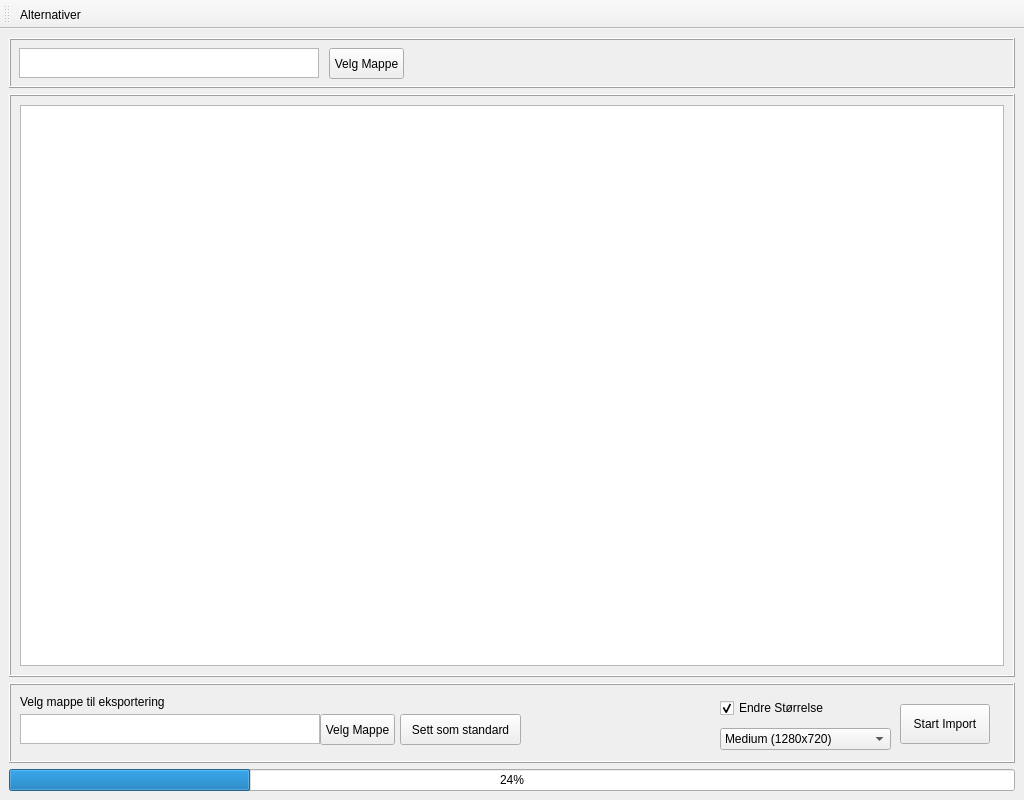
<?xml version="1.0" encoding="UTF-8"?>
<ui version="4.0">
 <author>Walmann@Github</author>
 <class>MainWindow</class>
 <widget class="QMainWindow" name="MainWindow">
  <property name="geometry">
   <rect>
    <x>0</x>
    <y>0</y>
    <width>1024</width>
    <height>800</height>
   </rect>
  </property>
  <property name="sizePolicy">
   <sizepolicy hsizetype="Fixed" vsizetype="Fixed">
    <horstretch>0</horstretch>
    <verstretch>0</verstretch>
   </sizepolicy>
  </property>
  <property name="windowTitle">
   <string>Super Simple Image Importer</string>
  </property>
  <property name="windowIcon">
   <iconset>
    <normaloff>Assets/icon.ico</normaloff>Assets/icon.ico</iconset>
  </property>
  <widget class="QWidget" name="centralwidget">
   <layout class="QVBoxLayout" name="verticalLayout_2">
    <item>
     <layout class="QVBoxLayout" name="verticalLayout">
      <item>
       <widget class="QFrame" name="SourceFrame">
        <property name="maximumSize">
         <size>
          <width>16777215</width>
          <height>50</height>
         </size>
        </property>
        <property name="frameShape">
         <enum>QFrame::Box</enum>
        </property>
        <property name="frameShadow">
         <enum>QFrame::Raised</enum>
        </property>
        <widget class="QTextEdit" name="ImportFolderField">
         <property name="geometry">
          <rect>
           <x>10</x>
           <y>10</y>
           <width>300</width>
           <height>30</height>
          </rect>
         </property>
         <property name="sizePolicy">
          <sizepolicy hsizetype="Fixed" vsizetype="Expanding">
           <horstretch>0</horstretch>
           <verstretch>0</verstretch>
          </sizepolicy>
         </property>
         <property name="minimumSize">
          <size>
           <width>300</width>
           <height>10</height>
          </size>
         </property>
         <property name="maximumSize">
          <size>
           <width>16777215</width>
           <height>30</height>
          </size>
         </property>
         <property name="verticalScrollBarPolicy">
          <enum>Qt::ScrollBarAlwaysOff</enum>
         </property>
         <property name="lineWrapMode">
          <enum>QTextEdit::NoWrap</enum>
         </property>
        </widget>
        <widget class="QPushButton" name="SelectImportfolderButton">
         <property name="geometry">
          <rect>
           <x>320</x>
           <y>10</y>
           <width>75</width>
           <height>31</height>
          </rect>
         </property>
         <property name="text">
          <string>Velg Mappe</string>
         </property>
        </widget>
        <widget class="QLabel" name="searchStatusLabel">
         <property name="geometry">
          <rect>
           <x>600</x>
           <y>10</y>
           <width>291</width>
           <height>31</height>
          </rect>
         </property>
         <property name="text">
          <string/>
         </property>
        </widget>
       </widget>
      </item>
      <item>
       <widget class="QFrame" name="PreviewFrame">
        <property name="frameShape">
         <enum>QFrame::Box</enum>
        </property>
        <property name="frameShadow">
         <enum>QFrame::Raised</enum>
        </property>
        <layout class="QGridLayout" name="gridLayout_2">
         <item row="0" column="0">
          <widget class="QListWidget" name="ImagePreviewListWidget">
           <property name="sizePolicy">
            <sizepolicy hsizetype="Expanding" vsizetype="Preferred">
             <horstretch>0</horstretch>
             <verstretch>0</verstretch>
            </sizepolicy>
           </property>
           <property name="sizeAdjustPolicy">
            <enum>QAbstractScrollArea::AdjustToContents</enum>
           </property>
           <property name="autoScrollMargin">
            <number>8</number>
           </property>
           <property name="dragDropMode">
            <enum>QAbstractItemView::DragDrop</enum>
           </property>
           <property name="defaultDropAction">
            <enum>Qt::IgnoreAction</enum>
           </property>
           <property name="selectionMode">
            <enum>QAbstractItemView::MultiSelection</enum>
           </property>
           <property name="iconSize">
            <size>
             <width>200</width>
             <height>200</height>
            </size>
           </property>
           <property name="verticalScrollMode">
            <enum>QAbstractItemView::ScrollPerPixel</enum>
           </property>
           <property name="horizontalScrollMode">
            <enum>QAbstractItemView::ScrollPerPixel</enum>
           </property>
           <property name="isWrapping" stdset="0">
            <bool>true</bool>
           </property>
           <property name="resizeMode">
            <enum>QListView::Adjust</enum>
           </property>
           <property name="spacing">
            <number>5</number>
           </property>
           <property name="viewMode">
            <enum>QListView::IconMode</enum>
           </property>
           <property name="wordWrap">
            <bool>true</bool>
           </property>
           <property name="itemAlignment">
            <set>Qt::AlignCenter</set>
           </property>
          </widget>
         </item>
        </layout>
       </widget>
      </item>
      <item>
       <widget class="QFrame" name="OutputAndProgressFrame">
        <property name="maximumSize">
         <size>
          <width>16777215</width>
          <height>80</height>
         </size>
        </property>
        <property name="frameShape">
         <enum>QFrame::Box</enum>
        </property>
        <property name="frameShadow">
         <enum>QFrame::Raised</enum>
        </property>
        <layout class="QHBoxLayout" name="horizontalLayout" stretch="0">
         <item>
          <widget class="QWidget" name="OutputSelectFrame" native="true">
           <property name="enabled">
            <bool>true</bool>
           </property>
           <widget class="QTextEdit" name="OutputFolderField">
            <property name="geometry">
             <rect>
              <x>0</x>
              <y>20</y>
              <width>300</width>
              <height>30</height>
             </rect>
            </property>
            <property name="sizePolicy">
             <sizepolicy hsizetype="Fixed" vsizetype="Expanding">
              <horstretch>0</horstretch>
              <verstretch>0</verstretch>
             </sizepolicy>
            </property>
            <property name="minimumSize">
             <size>
              <width>300</width>
              <height>10</height>
             </size>
            </property>
            <property name="maximumSize">
             <size>
              <width>16777215</width>
              <height>30</height>
             </size>
            </property>
            <property name="verticalScrollBarPolicy">
             <enum>Qt::ScrollBarAlwaysOff</enum>
            </property>
            <property name="lineWrapMode">
             <enum>QTextEdit::NoWrap</enum>
            </property>
           </widget>
           <widget class="QLabel" name="label">
            <property name="geometry">
             <rect>
              <x>0</x>
              <y>0</y>
              <width>144</width>
              <height>16</height>
             </rect>
            </property>
            <property name="text">
             <string>Velg mappe til eksportering</string>
            </property>
           </widget>
           <widget class="QPushButton" name="SelectExportFolderButton">
            <property name="geometry">
             <rect>
              <x>300</x>
              <y>20</y>
              <width>75</width>
              <height>31</height>
             </rect>
            </property>
            <property name="text">
             <string>Velg Mappe</string>
            </property>
           </widget>
           <widget class="QPushButton" name="StartImportButton">
            <property name="geometry">
             <rect>
              <x>880</x>
              <y>10</y>
              <width>90</width>
              <height>40</height>
             </rect>
            </property>
            <property name="sizePolicy">
             <sizepolicy hsizetype="Fixed" vsizetype="Fixed">
              <horstretch>0</horstretch>
              <verstretch>0</verstretch>
             </sizepolicy>
            </property>
            <property name="minimumSize">
             <size>
              <width>0</width>
              <height>0</height>
             </size>
            </property>
            <property name="text">
             <string>Start Import</string>
            </property>
           </widget>
           <widget class="QWidget" name="widget" native="true">
            <property name="geometry">
             <rect>
              <x>700</x>
              <y>0</y>
              <width>171</width>
              <height>61</height>
             </rect>
            </property>
            <layout class="QVBoxLayout" name="verticalLayout_3">
             <property name="topMargin">
              <number>0</number>
             </property>
             <property name="bottomMargin">
              <number>0</number>
             </property>
             <item>
              <widget class="QCheckBox" name="checkBoxResize">
               <property name="text">
                <string>Endre Størrelse</string>
               </property>
               <property name="checked">
                <bool>true</bool>
               </property>
              </widget>
             </item>
             <item>
              <widget class="QComboBox" name="SelectNewSize">
               <property name="currentText">
                <string>Medium (1280x720)</string>
               </property>
               <property name="currentIndex">
                <number>1</number>
               </property>
               <item>
                <property name="text">
                 <string>Lav (800x450)</string>
                </property>
               </item>
               <item>
                <property name="text">
                 <string>Medium (1280x720)</string>
                </property>
               </item>
               <item>
                <property name="text">
                 <string>Høy (1920x1080)</string>
                </property>
               </item>
              </widget>
             </item>
            </layout>
           </widget>
           <widget class="QPushButton" name="Button_SetDefaultExportPath">
            <property name="geometry">
             <rect>
              <x>380</x>
              <y>20</y>
              <width>121</width>
              <height>31</height>
             </rect>
            </property>
            <property name="text">
             <string>Sett som standard</string>
            </property>
           </widget>
          </widget>
         </item>
        </layout>
       </widget>
      </item>
      <item>
       <widget class="QProgressBar" name="ExportProgressBar">
        <property name="value">
         <number>24</number>
        </property>
        <property name="alignment">
         <set>Qt::AlignCenter</set>
        </property>
       </widget>
      </item>
     </layout>
    </item>
   </layout>
  </widget>
  <widget class="QToolBar" name="toolBar">
   <property name="windowTitle">
    <string>toolBar</string>
   </property>
   <attribute name="toolBarArea">
    <enum>TopToolBarArea</enum>
   </attribute>
   <attribute name="toolBarBreak">
    <bool>false</bool>
   </attribute>
   <addaction name="actionAlternativer"/>
  </widget>
  <action name="actionAlternativer">
   <property name="text">
    <string>Alternativer</string>
   </property>
   <property name="toolTip">
    <string>Alternativer</string>
   </property>
  </action>
 </widget>
 <resources/>
 <connections>
  <connection>
   <sender>SelectImportfolderButton</sender>
   <signal>clicked()</signal>
   <receiver>MainWindow</receiver>
   <slot>selectImportFolder()</slot>
   <hints>
    <hint type="sourcelabel">
     <x>367</x>
     <y>56</y>
    </hint>
    <hint type="destinationlabel">
     <x>409</x>
     <y>365</y>
    </hint>
   </hints>
  </connection>
  <connection>
   <sender>StartImportButton</sender>
   <signal>clicked()</signal>
   <receiver>MainWindow</receiver>
   <slot>startImportJob()</slot>
   <hints>
    <hint type="sourcelabel">
     <x>767</x>
     <y>758</y>
    </hint>
    <hint type="destinationlabel">
     <x>408</x>
     <y>364</y>
    </hint>
   </hints>
  </connection>
  <connection>
   <sender>SelectExportFolderButton</sender>
   <signal>clicked()</signal>
   <receiver>MainWindow</receiver>
   <slot>selectOutputFolder()</slot>
   <hints>
    <hint type="sourcelabel">
     <x>377</x>
     <y>759</y>
    </hint>
    <hint type="destinationlabel">
     <x>398</x>
     <y>350</y>
    </hint>
   </hints>
  </connection>
  <connection>
   <sender>ImagePreviewListWidget</sender>
   <signal>itemSelectionChanged()</signal>
   <receiver>MainWindow</receiver>
   <slot>updateImportList()</slot>
   <hints>
    <hint type="sourcelabel">
     <x>409</x>
     <y>356</y>
    </hint>
    <hint type="destinationlabel">
     <x>409</x>
     <y>365</y>
    </hint>
   </hints>
  </connection>
  <connection>
   <sender>Button_SetDefaultExportPath</sender>
   <signal>clicked()</signal>
   <receiver>MainWindow</receiver>
   <slot>Button_setDefaultExportPath()</slot>
   <hints>
    <hint type="sourcelabel">
     <x>461</x>
     <y>726</y>
    </hint>
    <hint type="destinationlabel">
     <x>511</x>
     <y>399</y>
    </hint>
   </hints>
  </connection>
 </connections>
 <slots>
  <slot>selectOutputFolder()</slot>
  <slot>startImportJob()</slot>
  <slot>selectImportFolder()</slot>
  <slot>updateImportList()</slot>
  <slot>Button_setDefaultExportPath()</slot>
 </slots>
</ui>
